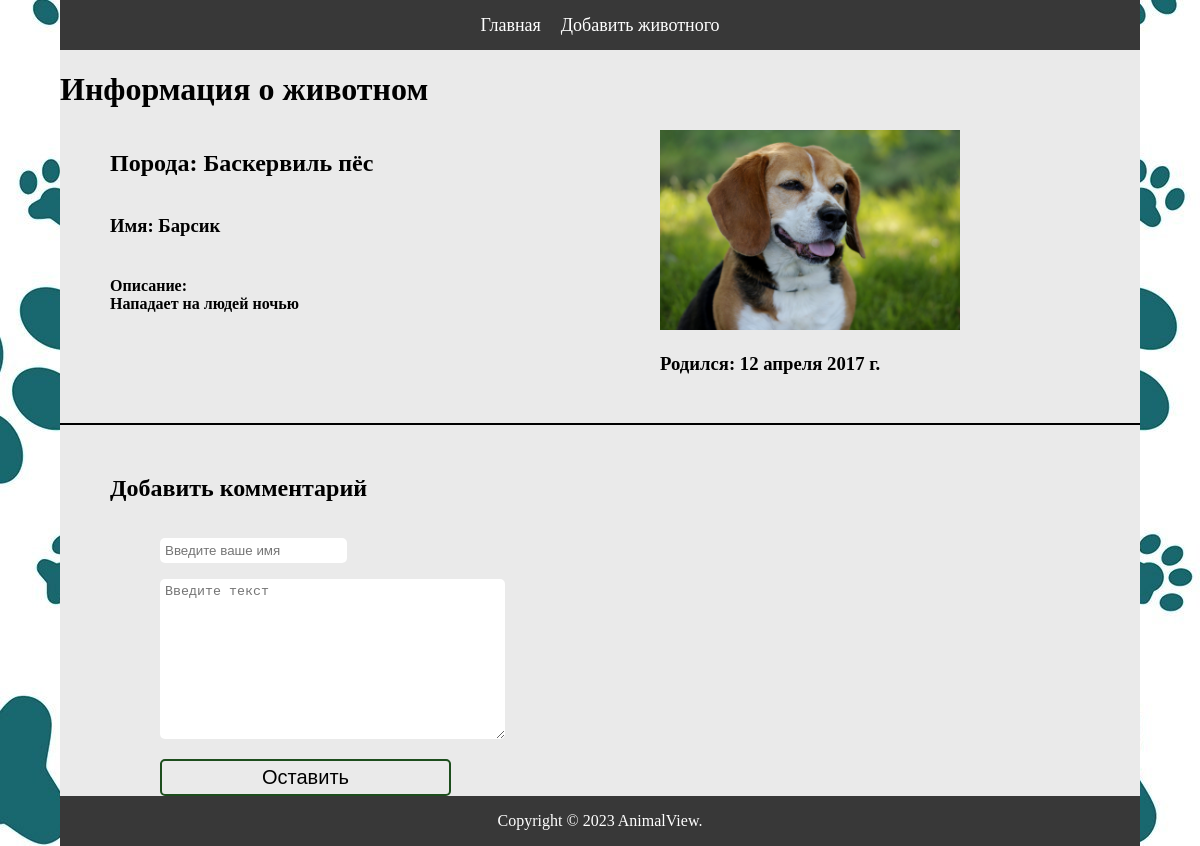
The app's page /post/4/ with its own data.
### animals/models.py (models this page shows, shortened)
class Animal(models.Model):
    kind = models.CharField(max_length=32, verbose_name='Вид')
    description = models.CharField(max_length=64, verbose_name='Описание')
    birthday = models.DateField(auto_now=False, null=True, blank=True, verbose_name='День рождения')
    image = models.ImageField(upload_to='media/photos/%Y/%m/%d/', verbose_name='Фото')
    name = models.CharField(max_length=32, verbose_name='Имя')
    class Meta:
        verbose_name = 'Животное'
        verbose_name_plural = 'Животные'

### animals/views.py (the view)
# urls.py: path('post/<int:animal_id>/', animal_detail_view, name='animal_detail'),
def animal_detail_view(request, animal_id):
    detail = get_object_or_404(Animal, id=animal_id)
    if request.method == 'POST':
        form = CommentForm(request.POST)
        if form.is_valid():
            comment = form.save(commit=False)
            comment.img = detail
            comment.save()
            form = CommentForm()
    else:
        form = CommentForm()
    comment = detail.comments.all()
    context = {'animal_detail': detail, 'comments': comment, 'forms': form}
    return render(request, 'animals/animal_detail.html', context)

### animals/forms.py
class CommentForm(ModelForm):
    class Meta:
        model = Comment
        fields = ('author', 'text')
        widgets = {
            'author': TextInput(attrs={
                'class': 'form-control',
                'placeholder': 'Введите ваше имя'
            }),
            'text': Textarea(attrs={
                'class': 'form-control',
                'placeholder': 'Введите текст'
            }),
        }

### animals/templates/animals/animal_detail.html (shortened to what this page needs)
{% extends 'animals/layout.html' %}
{% block content %}
    <h1> Информация о животном </h1>
    <div class="info_detail">
        <div class="main_info">
            <h2> Порода: {{ animal_detail.kind }} </h2>
            <h3> Имя: {{ animal_detail.name }} </h3>
            <h4 style="width: 500px"> Описание: <br> {{ animal_detail.description }} </h4>
        </div>
        <div class="info_dop">
            <img style="width: 300px; height: 200px" src="{{ animal_detail.image.url }}" alt="">
            <h3> Родился: {{ animal_detail.birthday }} </h3>
        </div>
    </div>
    <hr style="border: 1px solid black; margin: 30px 0">
    <div class="comments">
        <h2> Добавить комментарий </h2>
        <form style="padding-left: 50px" method="post" enctype="multipart/form-data">
            <p>{{ forms.author }}</p>
            <p>{{ forms.text }}</p>
            <button class="send" type="submit"> Оставить </button>
        </form>
    </div>
{% endblock %}

### animals/static/animals/css/styles.css (style rules this page uses)
body { display: flex; margin: 0; padding: 0; justify-content: center; }
.form-control { border: none; padding: 5px; border-radius: 5px; }
.send { border-radius: 5px; border: 2px solid #1d4d1d; padding: 5px 100px; background: none; cursor: pointer; font-size: 20px; }
.info_detail { display: flex; padding: 0 50px; flex-direction: row; }
.main_info { display: flex; padding-right: 50px; flex-direction: column; }
.comments { display: flex; flex-direction: column; padding: 0 50px; }

### records on screen
Animal: kind "Баскервиль пёс", name "Барсик", description "Нападает на людей ночью", image (picture), birthday "12 апреля 2017 г."
